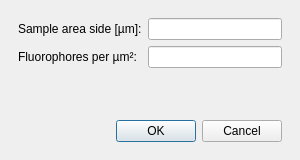
<?xml version="1.0" encoding="UTF-8"?>
<ui version="4.0">
 <class>Dialog</class>
 <widget class="QDialog" name="Dialog">
  <property name="geometry">
   <rect>
    <x>0</x>
    <y>0</y>
    <width>300</width>
    <height>160</height>
   </rect>
  </property>
  <property name="sizePolicy">
   <sizepolicy hsizetype="Fixed" vsizetype="Fixed">
    <horstretch>0</horstretch>
    <verstretch>0</verstretch>
   </sizepolicy>
  </property>
  <property name="minimumSize">
   <size>
    <width>300</width>
    <height>160</height>
   </size>
  </property>
  <property name="maximumSize">
   <size>
    <width>300</width>
    <height>160</height>
   </size>
  </property>
  <property name="windowTitle">
   <string>Generate Random Positions</string>
  </property>
  <layout class="QVBoxLayout" name="verticalLayout" stretch="0,0">
   <property name="spacing">
    <number>12</number>
   </property>
   <property name="leftMargin">
    <number>18</number>
   </property>
   <property name="topMargin">
    <number>18</number>
   </property>
   <property name="rightMargin">
    <number>18</number>
   </property>
   <property name="bottomMargin">
    <number>18</number>
   </property>
   <item>
    <layout class="QVBoxLayout" name="verticalLayout_3" stretch="0">
     <property name="spacing">
      <number>18</number>
     </property>
     <item>
      <layout class="QFormLayout" name="formLayout">
       <property name="fieldGrowthPolicy">
        <enum>QFormLayout::ExpandingFieldsGrow</enum>
       </property>
       <property name="labelAlignment">
        <set>Qt::AlignLeading|Qt::AlignLeft|Qt::AlignVCenter</set>
       </property>
       <property name="horizontalSpacing">
        <number>6</number>
       </property>
       <property name="verticalSpacing">
        <number>6</number>
       </property>
       <item row="0" column="0">
        <widget class="QLabel" name="lblAreaSide">
         <property name="text">
          <string>Sample area side [µm]:</string>
         </property>
        </widget>
       </item>
       <item row="1" column="0">
        <widget class="QLabel" name="lblFluorophores">
         <property name="text">
          <string>Fluorophores per µm²:</string>
         </property>
        </widget>
       </item>
       <item row="1" column="1">
        <widget class="FreeFloatBox" name="editFluorophores"/>
       </item>
       <item row="0" column="1">
        <widget class="FreeFloatBox" name="editAreaSide"/>
       </item>
      </layout>
     </item>
    </layout>
   </item>
   <item>
    <widget class="QDialogButtonBox" name="buttonBox">
     <property name="orientation">
      <enum>Qt::Horizontal</enum>
     </property>
     <property name="standardButtons">
      <set>QDialogButtonBox::Cancel|QDialogButtonBox::Ok</set>
     </property>
     <property name="centerButtons">
      <bool>false</bool>
     </property>
    </widget>
   </item>
  </layout>
 </widget>
 <customwidgets>
  <customwidget>
   <class>FreeFloatBox</class>
   <extends>QLineEdit</extends>
   <header>frcpredict.ui</header>
  </customwidget>
 </customwidgets>
 <tabstops>
  <tabstop>editAreaSide</tabstop>
  <tabstop>editFluorophores</tabstop>
 </tabstops>
 <resources/>
 <connections>
  <connection>
   <sender>buttonBox</sender>
   <signal>accepted()</signal>
   <receiver>Dialog</receiver>
   <slot>accept()</slot>
   <hints>
    <hint type="sourcelabel">
     <x>248</x>
     <y>254</y>
    </hint>
    <hint type="destinationlabel">
     <x>157</x>
     <y>274</y>
    </hint>
   </hints>
  </connection>
  <connection>
   <sender>buttonBox</sender>
   <signal>rejected()</signal>
   <receiver>Dialog</receiver>
   <slot>reject()</slot>
   <hints>
    <hint type="sourcelabel">
     <x>316</x>
     <y>260</y>
    </hint>
    <hint type="destinationlabel">
     <x>286</x>
     <y>274</y>
    </hint>
   </hints>
  </connection>
 </connections>
</ui>
